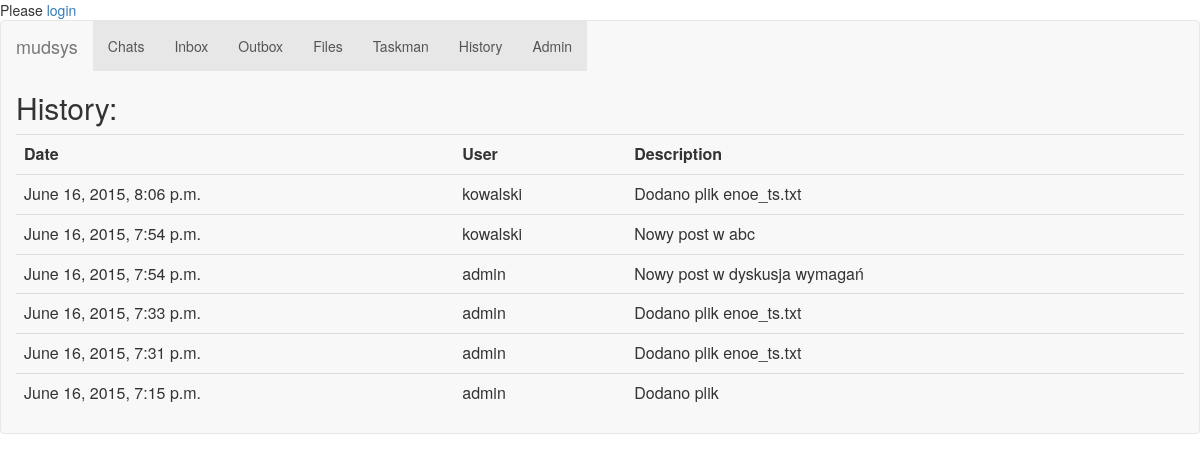
The page /history/ on the database its author committed.
### history/models.py (models this page shows)
class Change(models.Model):
	datetime = models.DateTimeField('date change')
	user = models.ForeignKey(AUTH_USER_MODEL)
	description = models.CharField(max_length=200)

### history/views.py (the view)
def index(request):
	changes = Change.objects.order_by('-datetime')
	context = {
		'changes': changes,
	}
	return render(request,'history/index.html', context)

### history/templates/history/index.html
{% extends "base.html" %}
{% block content %}
<h2>History:</h2>
{% if changes %}
<table class="table">
	<tr>
		<th>Date</th>
		<th>User</th>
		<th>Description</th>
	</tr>
	{% for change in changes %}
	<tr>
		<td>{{ change.datetime }}</a></td>
		<td>{{ change.user.username }}</td>
		<td>{{ change.description }}</td>
	</tr>
	{% endfor %}
</table>
{% else %}
There are no history yet.
{% endif %}
{% endblock %}

### rows shown on the page
Change: datetime "June 16, 2015, 8:06 p.m.", user.username "kowalski", description "Dodano plik enoe_ts.txt"
Change: datetime "June 16, 2015, 7:54 p.m.", user.username "kowalski", description "Nowy post w abc"
Change: datetime "June 16, 2015, 7:54 p.m.", user.username "admin", description "Nowy post w dyskusja wymagań"
Change: datetime "June 16, 2015, 7:33 p.m.", user.username "admin", description "Dodano plik enoe_ts.txt"
Change: datetime "June 16, 2015, 7:31 p.m.", user.username "admin", description "Dodano plik enoe_ts.txt"
Change: datetime "June 16, 2015, 7:15 p.m.", user.username "admin", description "Dodano plik"
